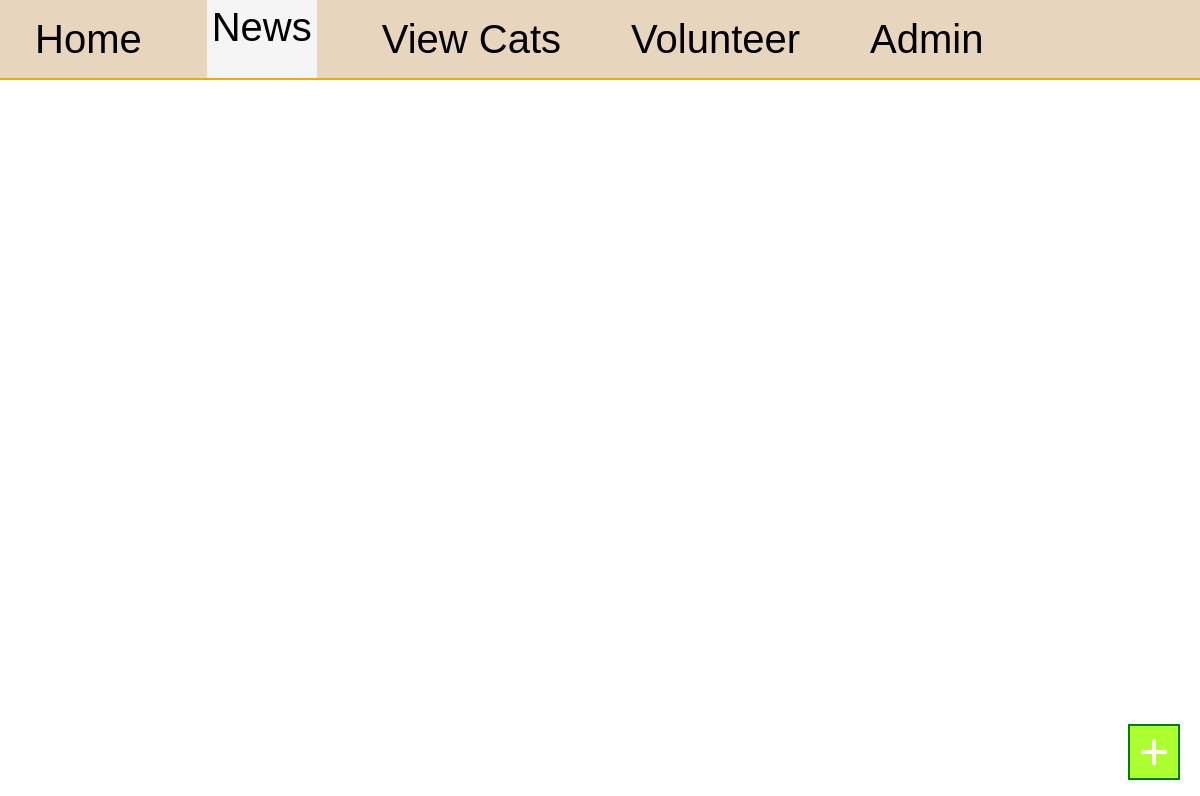
The page /news/1 on the database as committed earlier.
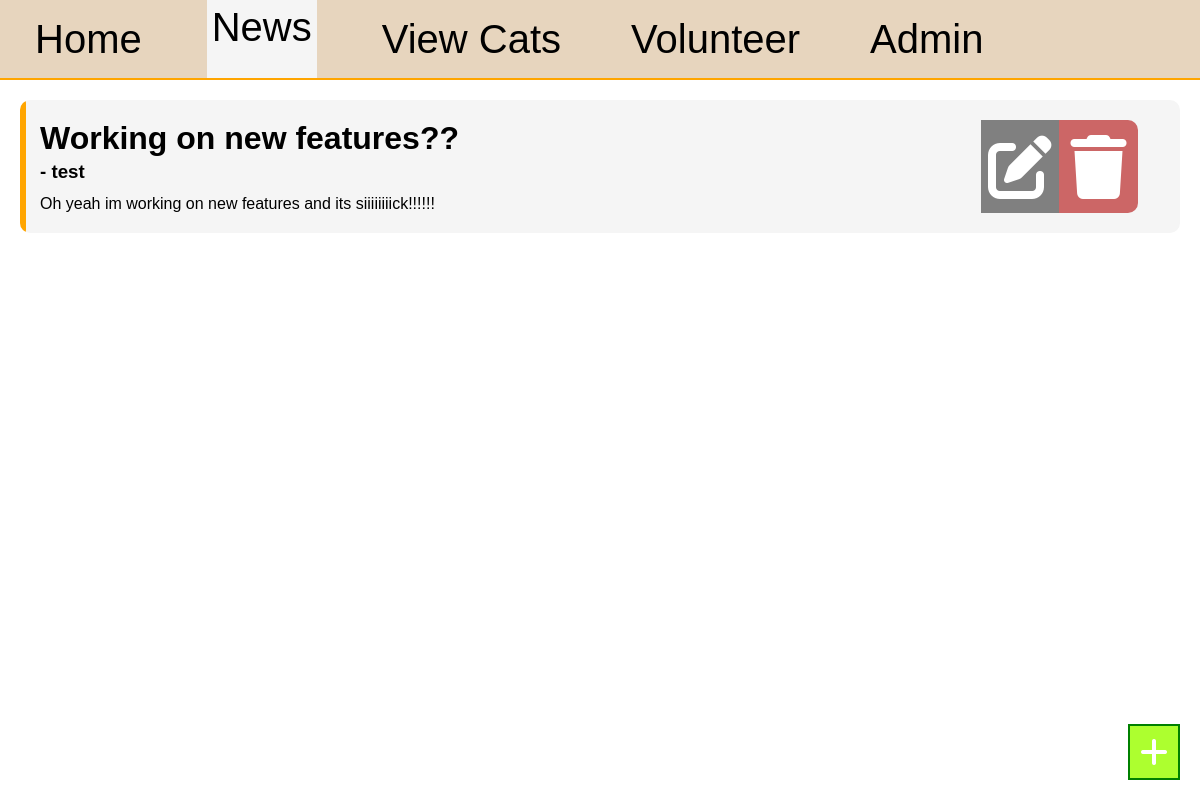
The same page on the database as committed later.
### main.py (models this page shows)
class News(db.Model):
    id = db.Column(db.Integer, primary_key=True)
    headline = db.Column(db.String(50), nullable=False, unique=True)
    description = db.Column(db.String(250), nullable=False, unique=True)
    author_id = db.Column(db.Integer, db.ForeignKey('user.id'), nullable=False)

class User(db.Model):
    id = db.Column(db.Integer, primary_key=True)
    username = db.Column(db.String(50), nullable=False, unique=True)
    password = db.Column(db.String(50), nullable=False)
    level = db.Column(db.String(50), nullable=False)
    news = db.relationship('News', backref='author', lazy=True)
    forms = db.relationship('AdoptionForm', backref='user', lazy=True)

### main.py (the view, shortened to what this page needs)
@app.route('/news/<int:id>', methods=["GET", "POST"])
def news(id):
	user = User.query.filter(User.id==id).first()
	news = News.query.all()
	form = NewsForm()
	return render_template("news.html", user=user, form=form, news=news, error="none")

### templates/news.html (shortened to what this page needs)
{% extends "base.html" %}
{% block style %}
<link rel="stylesheet" href="{{ url_for('static', filename='news.css') }}">
<link rel="stylesheet" href="https://cdnjs.cloudflare.com/ajax/libs/font-awesome/6.5.0/css/all.min.css">
{% endblock %}
{% block content %}
<header>
	<a href="/home/{{ user.id }}">Home</a>
	<a href="/news/{{ user.id }}" class="selected">News</a>
	<a href="/cats/{{ user.id }}">View Cats</a>
	<a>Volunteer</a>
	{% if user.level == "admin" %}
	<a href="/admin/{{ user.id }}">Admin</a>
	{% endif %}
</header>
<main>
	{% if user.level=="admin" %}
	<div id="new-btn">
		<i class="fas fa-plus"></i>
	</div>
	{% endif %}
	{% for i in news|reverse %}
	<div class="news-div">
		<div class="content">
			<h2>{{ i.headline }}</h2>
			<h3>- {{ i.author.username }}</h3>
			<p>{{ i.description }}</p>
		</div>
		{% if user.level == "admin" %}
		<div class="edit">
			<i class="fas fa-pen-to-square edit-btn" id="{{ i.id }}"></i>
		</div>
		<div class="delete">
			<i class="fas fa-trash delete-btn" id="{{ i.id }}"></i>
		</div>
		{% endif %}
	</div>
	{% endfor %}
</main>
{% endblock %}

Rows that differ between the two databases and show on the page:
added News: headline "Working on new features??", author.username "test", description "Oh yeah im working on new features and its siiiiiiiick!!!!!!"
